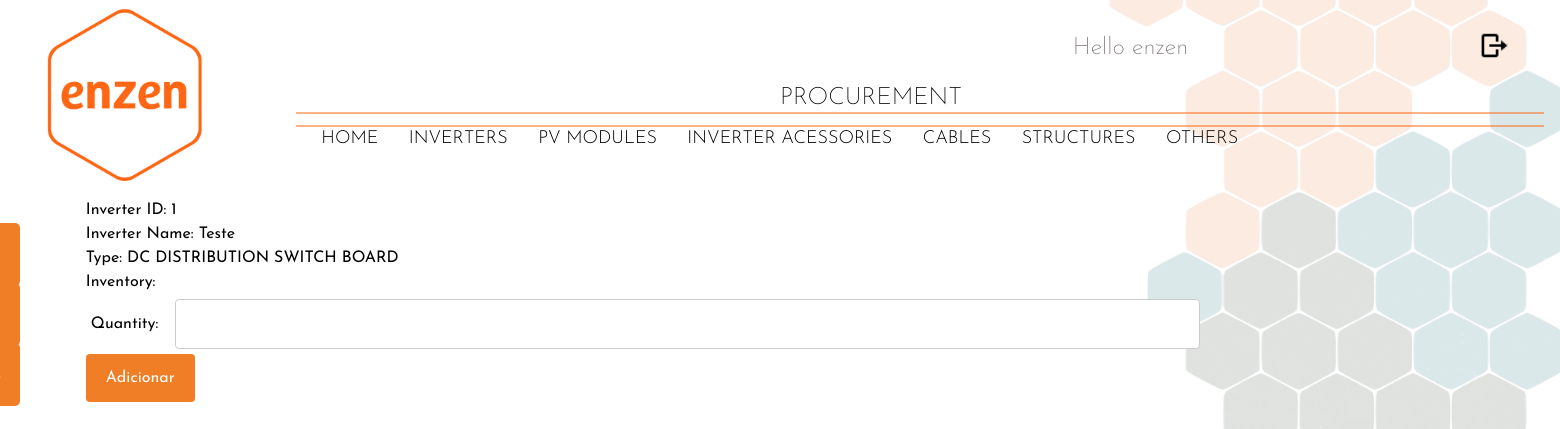
/inverter_acessories/1/ (signed in), run on the app's committed database.
### procurement/models.py (models this page shows, shortened)
class inverter_acessories(models.Model):
    acessorie_id = models.CharField(max_length=50, default='05.ACC-01')
    brand = models.ForeignKey(brand_acessories,on_delete=models.SET_NULL,blank=True,null=True, related_name='marcas_acessories')
    product_name = models.CharField(max_length=50)
    type = models.ForeignKey(inv_acessorie_type,on_delete=models.SET_NULL,blank=True,null=True, related_name='marcas_acessories')
    price = models.FloatField(max_length=30)
    payment_conditions = models.TextField()

class inv_acessorie_type(models.Model):
    type_id = models.CharField(max_length=50)
    type = models.CharField(max_length=100)
    def __str__(self):
        return str(self.type)

### procurement/views.py (the view)
# urls.py: path('inverter_acessories/<str:pk>/',views.inverter_acessories_detail,name="inverter_acesssories_detail"),
@login_required(login_url='/login')
def inverter_acessories_detail(request,pk):
    new_order=None
    inverter_acessorie = inverter_acessories.objects.get(id=pk)
    if request.method == 'POST':
        inverter_acessories_form=number_form_inverter_acessories(data=request.POST)
        if inverter_acessories_form.is_valid():
            new_order = inverter_acessories_form.save(commit=False)
            new_order.inverter_acessories_number_id=pk
            new_order.save()
            request.session['data'] = new_order.id
            return redirect('add_inverter_acessories/')
    else:
        inverter_acessories_form=number_form_inverter_acessories()
    return render(request, 'Procurement/procurement_part/inverter_acessories_detail.html', {'inverter_acessories':inverter_acessorie,'form':inverter_acessories_form})

### procurement/forms.py
class number_form_inverter_acessories(forms.ModelForm):
    class Meta:
        model = order_inverter_acessories
        fields = {'quantity'}
        widgets = {
            'quantity': forms.TextInput(attrs={'class': 'input2'}),
        }

### templates/Procurement/procurement_part/inverter_acessories_detail.html (shortened to what this page needs)
{% extends "Procurement/base.html" %}
{% block content %}
    <div class="top_creatio3">
        <p>Inverter ID: {{ inverter_acessories.id }}</p>
        <p>Inverter Name: {{ inverter_acessories.product_name }}</p>
        <p>Type: {{ inverter_acessories.type }}</p>
        <p>Inventory: {{ inverter_acessories.inventory }}</p>
    </div>
    <form method="post">
        {% for field in form %}
        <div style="padding: 5px">
            <a class="label">{{ field.label_tag }}</a>
            {{ field }}
        </div>
        {% endfor %}
        <input type="submit" value="Adicionar" class="part_creation2">
    </form>
{% endblock %}

### templates/Procurement/base.html (shortened to what this page needs)
{% load static %}
{% load static %}
<!DOCTYPE html>
<html>
<head>
    <link href="{% static 'procurement.css' %}" rel="stylesheet">
    <script src="https://cdn.tailwindcss.com"></script>
</head>
<body style="background-image: url('{% static "Fundo.png"%}');background-attachment: fixed;background-size: cover;background-position: center center;">
<div style="width: auto; height: auto; overflow: hidden; background: transparent; background-attachment: fixed;background-size: cover;background-position: center center;">
    <svg width="80%" height="15" viewBox="0 0 1219 15" fill="none" xmlns="http://www.w3.org/2000/svg" style="position: absolute; left: 296px; top: 14%;" preserveAspectRatio="none">
        <path d="M1219 14H0M1219 1L0 1" stroke="#FE6613"></path></svg>
    <p style="width: 346px;  height:66px; position: absolute;font-family: Josefin Sans,serif; left: 50%; top: 10%; font-size: 24px; font-weight: 200; text-align: left; color: #000;">
        PROCUREMENT
    </p>
      <div id="box_total" >
          <img src="{% static 'LOGO.png' %}" style="width: 16%; height: auto; top: 0px;"/>
          <p style="width: 80%; margin-top:8%; font-size: 18px; font-weight: 300; text-align: left; color: #000;margin-left:3%;">
              <a href="/" style="font-family: Josefin Sans,serif">HOME</a>
              <a href="/inverters/" style="font-family: Josefin Sans,serif">INVERTERS</a>
              <a href="/pv_modules/" style="font-family: Josefin Sans,serif">PV MODULES</a>
              <a href="/inverter_acessories/" style="font-family: Josefin Sans,serif">INVERTER ACESSORIES</a>
              <a href="/cables/" style="font-family: Josefin Sans,serif">CABLES</a>
              <a href="/structures/" style="font-family: Josefin Sans,serif">STRUCTURES</a>
              <a href="/others/" style="font-family: Josefin Sans,serif">OTHERS</a>
            </p>
        </div>
      <p style="width: 222px;    font-family: Josefin Sans, sans-serif; height: 51px; position: absolute; right: 17%; top: 30px; font-size: 24px; font-weight: 200; text-align: left; color: #7e7676;">
      Hello {{ user }}
      <div id="mySidenav" class="sidenav">
        <a href="/brands" id="about">Brands</a>
        <a href="/vendors" id="blog">Vendor</a>
        <a href="/projects" id="projects">Projects</a>
      </div>
      </p>
      <a href="{% url 'O_and_M:logout' %}" class=""><img
        style="width: 2%; height: auto; position: absolute; right: 3.2%; top: 30px; object-fit: cover;"
      /></a>
<div id="contente">
    {% block content %}
 {% endblock %}
</div>
    </div>
  </body>

### static/procurement.css (style rules this page uses)
html * { -webkit-background-size: cover; -moz-background-size: cover; -o-background-size: cover; background-size: cover; font-family: Josefin Sans, sans-serif; }
#box_total { display: inline-flex; width: 100%; }
#box_total p a { margin-left: 2%; display: inline; position: relative; padding: 0.2em 0; }
#box_total p a::after { content: ''; position: absolute; bottom: 0; left: 0; width: 100%; height: 0.1em; background-color: #f07e26; opacity: 0; transition: opacity 300ms, transform 300ms; }
#box_total p a::after { opacity: 1; transform: scale(0); transform-origin: center; }
#mySidenav a { position: absolute; left: -80px; transition: 0.3s; padding: 18px; width: 100px; text-decoration: none; font-size: 18px; color: white; border-radius: 0 5px 5px 0; margin-top: 13%; font-family: Josefin Sans, sans-serif; }
#about { top: 20px; background-color: #f07e26; }
#blog { top: 80px; background-color: #f07e26; }
#projects { top: 140px; background-color: #f07e26; }
#contente { margin-left: 5.5%; }
input[type=text], select, textarea { width: 70%; padding: 12px; border: 1px solid #ccc; border-radius: 4px; resize: vertical; }
label { padding: 12px 12px 12px 0; display: inline-block; }
input[type=submit] { background-color: #f07e26; color: white; padding: 12px 20px; border: none; border-radius: 4px; cursor: pointer; }
label { font-family: Josefin Sans, sans-serif; }

### data on the page
inverter_acessories: id "1", product_name "Teste", type "DC DISTRIBUTION SWITCH BOARD"

### other printed values
{{ user }} "enzen"
{{ field.label_tag }} "Quantity:"
